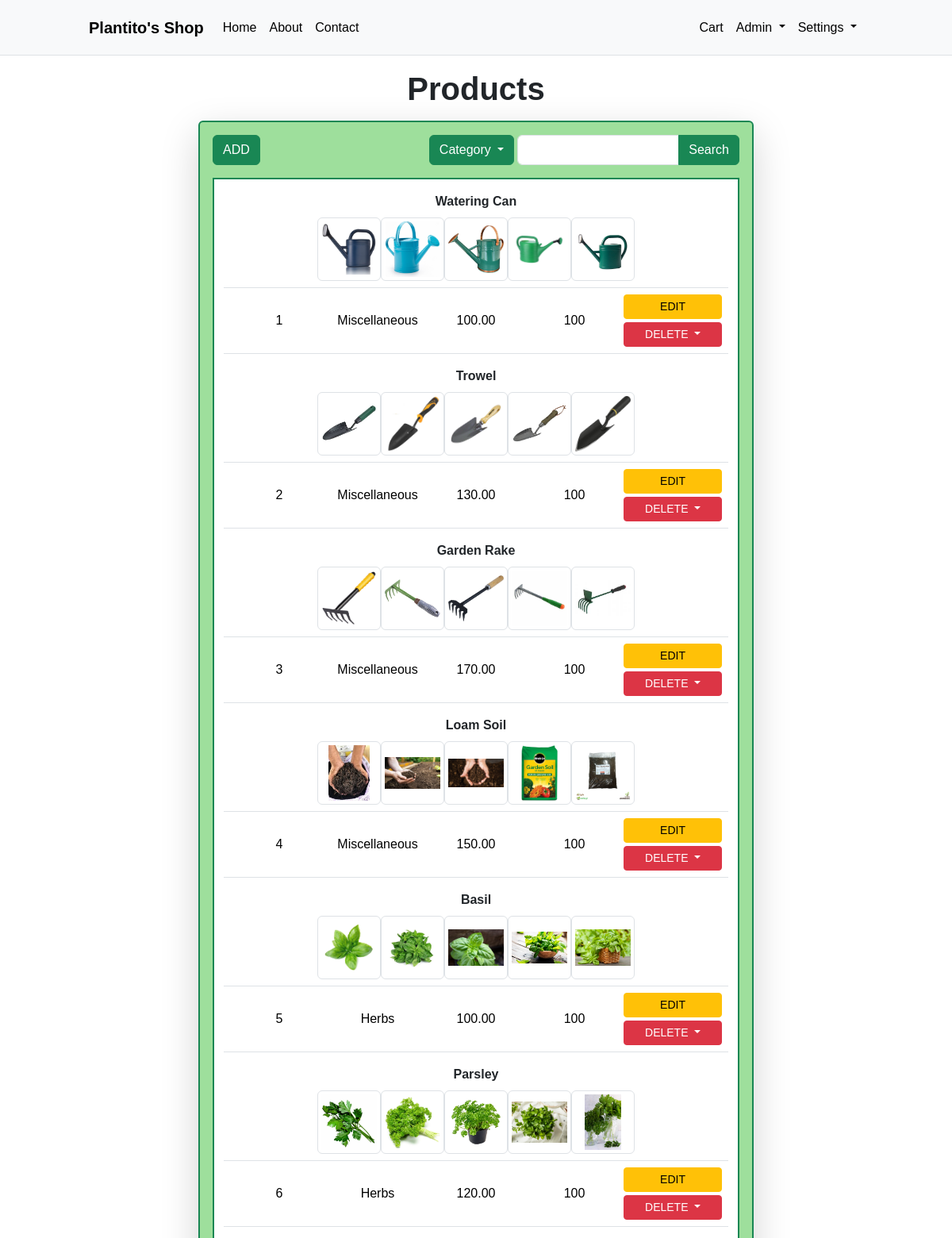
Screenshot of /product/index.php (signed in, upper part) with the database file from the repository.
### tables this page shows
CREATE TABLE image(
    img_id INT NOT NULL AUTO_INCREMENT,
    prod_id INT NOT NULL,
    img_path varchar(128) NOT NULL,
    PRIMARY KEY (img_id, prod_id),
    CONSTRAINT image_prod_id_fk FOREIGN KEY (prod_id) REFERENCES product(prod_id) ON DELETE CASCADE
);

CREATE TABLE product(
    prod_id INT NOT NULL PRIMARY KEY AUTO_INCREMENT,
    description varchar(200) NOT NULL,
    price decimal(7,2),
    cat_id INT
);

CREATE TABLE category(
    cat_id INT NOT NULL PRIMARY KEY AUTO_INCREMENT,
    description varchar(32)
);

CREATE TABLE stock (
    prod_id INT NOT NULL PRIMARY KEY,
    quantity INT,
    CONSTRAINT stock_prod_id_fk FOREIGN KEY (prod_id) REFERENCES product(prod_id) ON DELETE CASCADE
);

### product/index.php (the view, shortened to what this page needs)
<?php
    include('../includes/config.php');
    include('../includes/headerBS.php');
    $sql = "SELECT p.prod_id, p.description, p.price, s.quantity, c.description as cat FROM product p INNER JOIN stock s ON p.prod_id = s.prod_id INNER JOIN category c ON p.cat_id = c.cat_id";
    $result = mysqli_query($conn, $sql);
?>
<!DOCTYPE html>
<html lang="en">
<head>
    <link href="https://cdn.jsdelivr.net/npm/bootstrap@5.3.3/dist/css/bootstrap.min.css" rel="stylesheet">
</head>
<body>
    <h1 class="text-center p-2 fw-bold">Products</h1>
    <div class="container-sm outer-box p-3 mb-3 shadow-lg  border border-success border-2 rounded">
        <div class="row top-header pb-3 justify-content-between">
            <div class="col-4 d-flex align-items-center justify-content-start">
                <a href="create.php">
                    <button class="btn btn-success">ADD</button>
                </a>
            </div>
            <div class="col-8 d-flex align-items-center justify-content-end gap-1">
                <div class="btn-group">
                    <button type="button" class="btn btn-success dropdown-toggle" data-bs-toggle="dropdown" aria-expanded="false">
                        Category
                    </button>
                </div>
                <form action="" method="get" class="d-inline-block">
                    <div class="input-group">
                        <input type="text" class="form-control" name="search">
                        <button class="btn btn-success">Search</button>
                    </div>
                </form>
            </div>
        </div>
        <div class="container inner-box border border-success border-2 py-3 px-4">
        <?php
            while($row = mysqli_fetch_array($result)){
                echo "
                    <table class=\"table text-center \">
                        <tr class=\"details row d-grid\">
                            <td class=\"col d-flex flex-wrap align-items-center justify-content-center\">";
                $sql = "SELECT img_path FROM image WHERE prod_id = {$row['prod_id']}";
                $result2 = mysqli_query($conn, $sql);
                while($row2 = mysqli_fetch_array($result2)){
                    echo "<img class=\"img-thumbnail image-admin-css\" src=\"{$row2['img_path']}\" height=\"100px\" width=\"100px\">";
                }
                            echo "</td>
                            <div class=\"col d-grid align-items-center fw-bold justify-content-center text-wrap\">{$row['description']}</div>
                            <td class=\"col d-flex align-items-center\">
                                <div class=\"col d-grid align-items-center\">{$row['prod_id']}</div>
                                <div class=\"col d-grid align-items-center text-wrap\">{$row['cat']}</div>
                                <div class=\"col d-grid align-items-center\">{$row['price']}</div>
                                <div class=\"col d-grid align-items-center\">{$row['quantity']}</div>
                                <div class=\"col d-grid align-items-center\">
                                    <div class=\"row d-grid gap-1\">
                                        <form action=\"edit.php\" method=\"post\">
                                            <button class=\"btn btn-warning btn-sm w-100\" name=\"update_id\" value=\"{$row['prod_id']}\">EDIT</button>
                                        </form>
                                        <div class=\"dropdown d-block\">
                                            <button class=\"btn btn-danger btn-sm w-100 dropdown-toggle\" type=\"button\" data-bs-toggle=\"dropdown\" aria-expanded=\"false\">
                                                DELETE
                                            </button>
                                            <ul class=\"dropdown-menu\">
                                                <form action=\"delete.php\" method=\"post\">
                                                    <button class=\"dropdown-item btn-sm w-100\" name=\"delete_id\" value=\"{$row['prod_id']}\">YES</button>
                                                </form>
                                                <form action=\"\" method=\"post\">
                                                    <button class=\"dropdown-item btn-sm w-100\" name=\"no\" value=\"{$row['prod_id']}\">NO</button>
                                                </form>
                                            </ul>
                                        </div>
                                    </div>
                                </div>
                            </td>
                        </tr>
                    </table>
                ";
            }
        ?>
        </div>
    </div>
</body>
</html>

### rows the page displays
product: description "Watering Can", prod_id "1", cat.description "Miscellaneous", price "100.00", stock.quantity "100"
image: img_path (picture)
image: img_path (picture)
image: img_path (picture)
image: img_path (picture)
image: img_path (picture)
product: description "Trowel", prod_id "2", cat.description "Miscellaneous", price "130.00", stock.quantity "100"
image: img_path (picture)
image: img_path (picture)
image: img_path (picture)
image: img_path (picture)
image: img_path (picture)
product: description "Garden Rake", prod_id "3", cat.description "Miscellaneous", price "170.00", stock.quantity "100"
image: img_path (picture)
image: img_path (picture)
image: img_path (picture)
image: img_path (picture)
image: img_path (picture)
product: description "Loam Soil", prod_id "4", cat.description "Miscellaneous", price "150.00", stock.quantity "100"
image: img_path (picture)
image: img_path (picture)
image: img_path (picture)
image: img_path (picture)
image: img_path (picture)
product: description "Basil", prod_id "5", cat.description "Herbs", price "100.00", stock.quantity "100"
image: img_path (picture)
image: img_path (picture)
image: img_path (picture)
image: img_path (picture)
image: img_path (picture)
product: description "Parsley", prod_id "6", cat.description "Herbs", price "120.00", stock.quantity "100"
image: img_path (picture)
image: img_path (picture)
image: img_path (picture)
image: img_path (picture)
image: img_path (picture)
